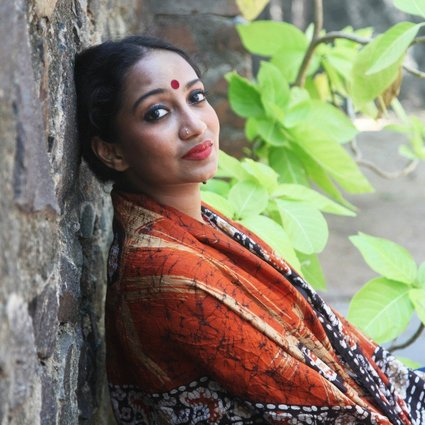
#> input picture Resources/IndianWoman.jpg, 425 x 425 px, given in place of the camera
$ python camera_colordetection.py
#> lines starting #> are read from the running program, lines starting #| are printed output that depends on the picture; after the words box and inside, x2 and y2 are one past the last pixel; in counts of white or black regions, pixels touching at a corner belong together
import cv2
import numpy as np

def empty(a):
    pass

def stackImages(scale,imgArray):
    rows = len(imgArray)
    cols = len(imgArray[0])
    rowsAvailable = isinstance(imgArray[0], list)
    width = imgArray[0][0].shape[1]
    height = imgArray[0][0].shape[0]
    if rowsAvailable:
        for x in range ( 0, rows):
            for y in range(0, cols):
                if imgArray[x][y].shape[:2] == imgArray[0][0].shape [:2]:
                    imgArray[x][y] = cv2.resize(imgArray[x][y], (0, 0), None, scale, scale)
                else:
                    imgArray[x][y] = cv2.resize(imgArray[x][y], (imgArray[0][0].shape[1], imgArray[0][0].shape[0]), None, scale, scale)
                if len(imgArray[x][y].shape) == 2: imgArray[x][y]= cv2.cvtColor( imgArray[x][y], cv2.COLOR_GRAY2BGR)
        imageBlank = np.zeros((height, width, 3), np.uint8)
        hor = [imageBlank]*rows
        hor_con = [imageBlank]*rows
        for x in range(0, rows):
            hor[x] = np.hstack(imgArray[x])
        ver = np.vstack(hor)
    else:
        for x in range(0, rows):
            if imgArray[x].shape[:2] == imgArray[0].shape[:2]:
                imgArray[x] = cv2.resize(imgArray[x], (0, 0), None, scale, scale)
            else:
                imgArray[x] = cv2.resize(imgArray[x], (imgArray[0].shape[1], imgArray[0].shape[0]), None,scale, scale)
            if len(imgArray[x].shape) == 2: imgArray[x] = cv2.cvtColor(imgArray[x], cv2.COLOR_GRAY2BGR)
        hor= np.hstack(imgArray)
        ver = hor
    return ver


#Detecting red color by setting max/min filters for each value.
cv2.namedWindow("TrackBars")
cv2.resizeWindow("TrackBars",640,240)
cv2.createTrackbar("Hue Min","TrackBars", 6, 179, empty)
cv2.createTrackbar("Hue Max","TrackBars", 25, 179, empty)
cv2.createTrackbar("Sat Min","TrackBars", 81, 255, empty)
cv2.createTrackbar("Sat Max","TrackBars", 255, 255, empty)
cv2.createTrackbar("Val Min","TrackBars", 82, 255, empty)
cv2.createTrackbar("Val Max","TrackBars", 255, 255, empty)


video = cv2.VideoCapture(0)

while True:

    check, img = video.read()
#> img is the input picture: shape (425, 425, 3); mean B, G, R 106.1, 126.6, 131.7
    imgHSV = cv2.cvtColor(img,cv2.COLOR_BGR2HSV)
#> imgHSV: shape (425, 425, 3); mean H, S, V 54.3, 69.4, 143.2

    #Creating Trackbar to get the color
    h_min = cv2.getTrackbarPos("Hue Min", "TrackBars")
    h_max = cv2.getTrackbarPos("Hue Max", "TrackBars")
    s_min = cv2.getTrackbarPos("Sat Min", "TrackBars")
    s_max = cv2.getTrackbarPos("Sat Max", "TrackBars")
    v_min = cv2.getTrackbarPos("Val Min", "TrackBars")
    v_max = cv2.getTrackbarPos("Val Max", "TrackBars")

    print(h_min,h_max,s_min,s_max,v_min,v_max)

    lower = np.array([h_min, s_min, v_min])
    upper = np.array([h_max, s_max, v_max])


    mask = cv2.inRange(imgHSV,lower,upper)
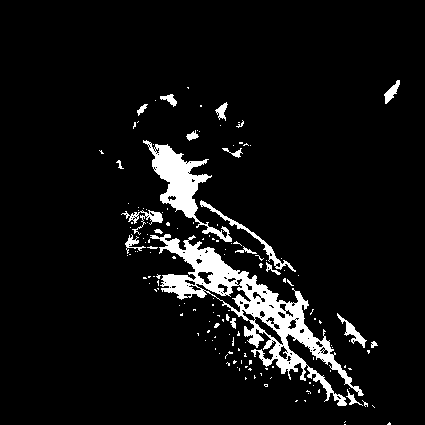
#> mask: shape (425, 425); 6.7% white; 151 white regions (130 under 20 px), largest, box (x1, y1, x2, y2) and area: (150, 234, 364, 406) 7045, (143, 140, 232, 242) 2448, (200, 200, 296, 272) 494
    imgResult = cv2.bitwise_and(img,img,mask=mask)
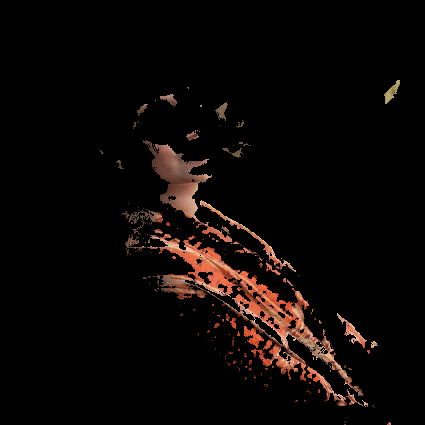
#> imgResult: shape (425, 425, 3); mean B, G, R 5.3, 7, 11.7


    # [4 lines of commented-out code are left out]

    imgStack = stackImages(1,([img,imgHSV],[mask,imgResult]))
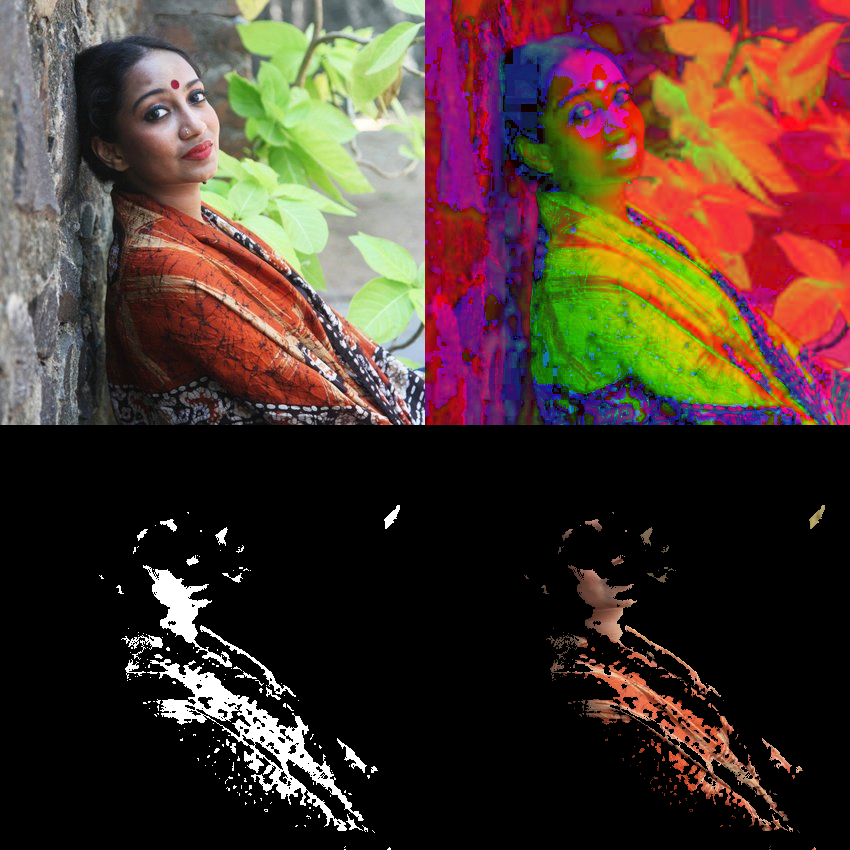
#> imgStack: shape (850, 850, 3); mean B, G, R 45.7, 55.1, 76
    cv2.imshow("Stacked Lambo",imgStack)

    cv2.waitKey(1)

$ run again, on Resources/download.jpg
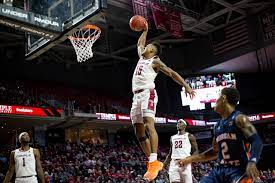
#> input picture Resources/download.jpg, 275 x 183 px, given in place of the camera
#> img is the input picture: shape (183, 275, 3); mean B, G, R 47.2, 46.6, 54.9
#> imgHSV: shape (183, 275, 3); mean H, S, V 80.6, 98.9, 58
#> `mask = cv2.inRange(imgHSV,lower,upper)`:
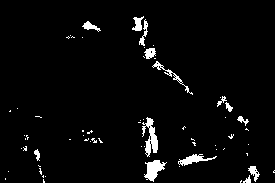
#> mask: shape (183, 275); 3.5% white; 65 white regions (51 under 20 px), largest, box (x1, y1, x2, y2) and area: (142, 117, 158, 157) 312, (144, 160, 167, 182) 264, (178, 154, 217, 166) 188
#> `imgStack = stackImages(1,([img,imgHSV],[mask,imgResult]))`:
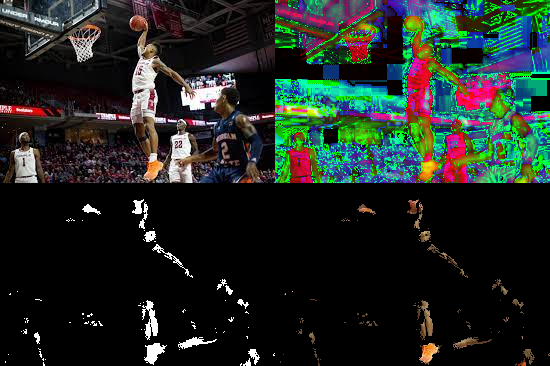
#> imgStack: shape (366, 550, 3); mean B, G, R 34.8, 39.5, 31.7

$ run again, on Resources/female_pose.jpg
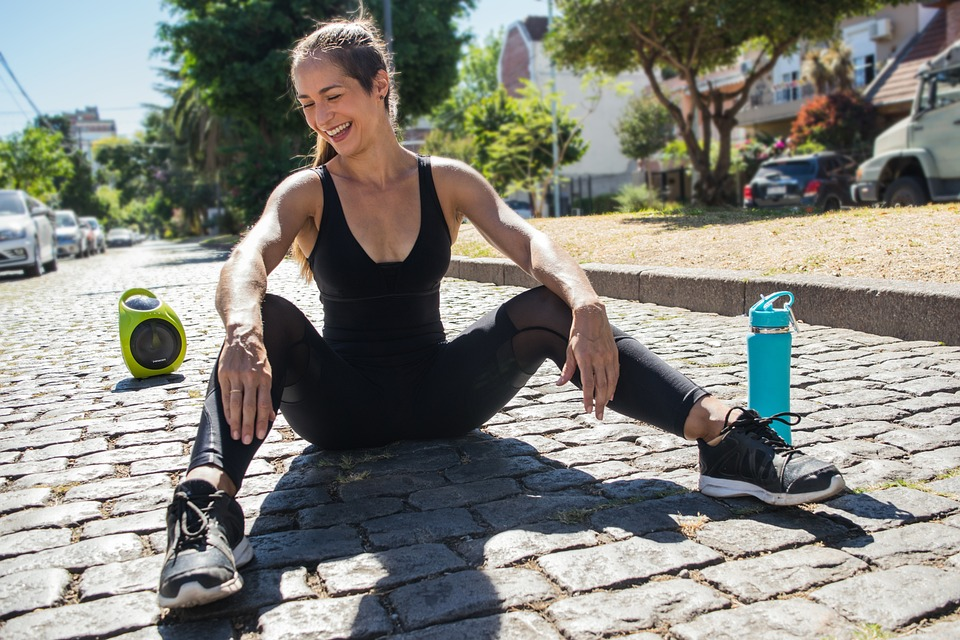
#> input picture Resources/female_pose.jpg, 960 x 640 px, given in place of the camera
#> img is the input picture: shape (640, 960, 3); mean B, G, R 124.4, 131.3, 131.4
#> imgHSV: shape (640, 960, 3); mean H, S, V 57.6, 52.9, 139.8
#> `mask = cv2.inRange(imgHSV,lower,upper)`:
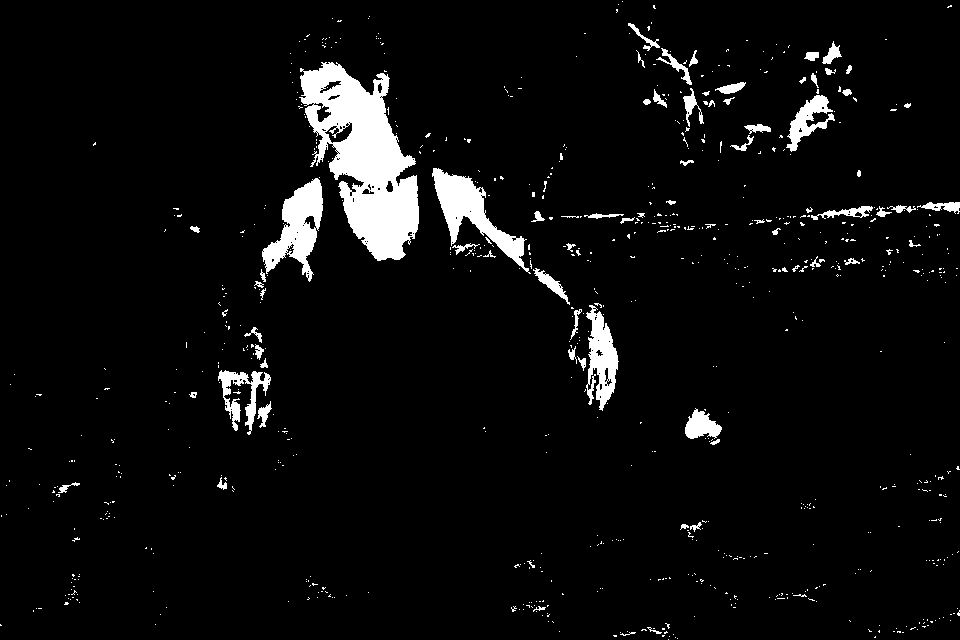
#> mask: shape (640, 960); 5% white; 783 white regions (707 under 20 px), largest, box (x1, y1, x2, y2) and area: (299, 62, 419, 261) 12521, (432, 168, 531, 274) 3098, (262, 178, 323, 282) 2942
#> `imgStack = stackImages(1,([img,imgHSV],[mask,imgResult]))`:
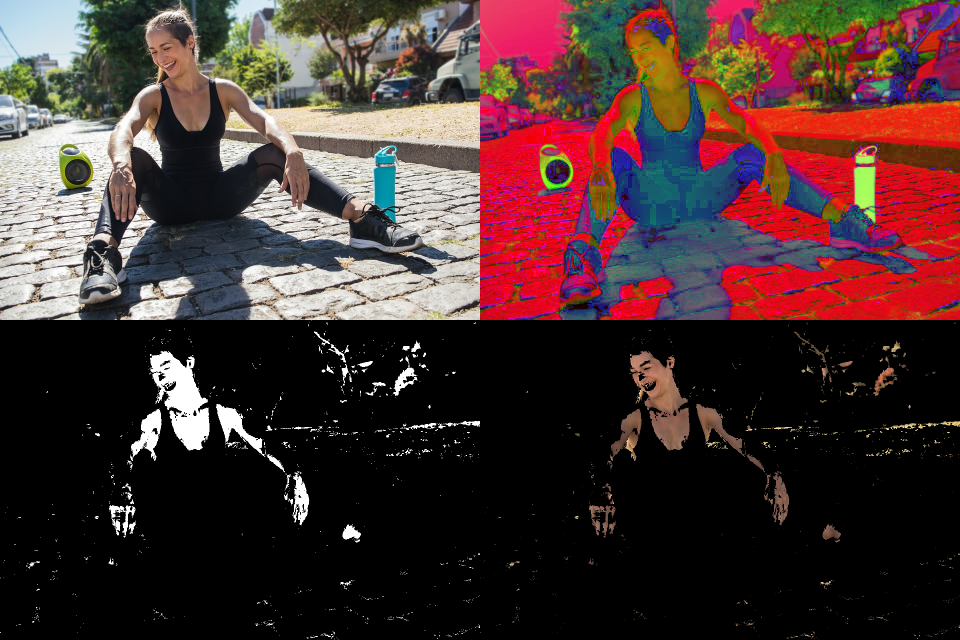
#> imgStack: shape (1280, 1920, 3) (shown at 1/2 size); mean B, G, R 49.7, 50.6, 72.8
